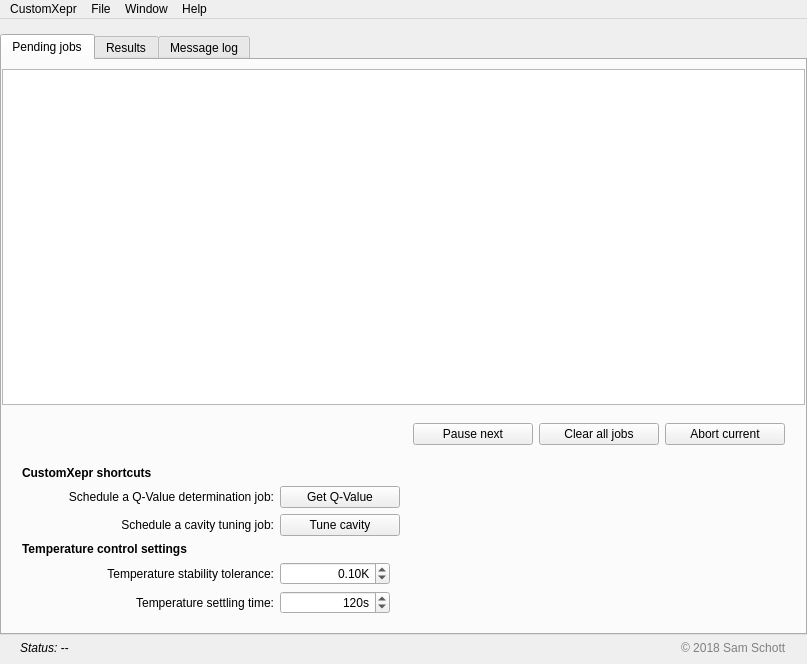
<?xml version="1.0" encoding="UTF-8"?>
<ui version="4.0">
 <class>MainWindow</class>
 <widget class="QMainWindow" name="MainWindow">
  <property name="geometry">
   <rect>
    <x>0</x>
    <y>0</y>
    <width>807</width>
    <height>664</height>
   </rect>
  </property>
  <property name="palette">
   <palette>
    <active>
     <colorrole role="AlternateBase">
      <brush brushstyle="SolidPattern">
       <color alpha="255">
        <red>241</red>
        <green>243</green>
        <blue>243</blue>
       </color>
      </brush>
     </colorrole>
    </active>
    <inactive>
     <colorrole role="AlternateBase">
      <brush brushstyle="SolidPattern">
       <color alpha="255">
        <red>241</red>
        <green>243</green>
        <blue>243</blue>
       </color>
      </brush>
     </colorrole>
    </inactive>
    <disabled>
     <colorrole role="AlternateBase">
      <brush brushstyle="SolidPattern">
       <color alpha="255">
        <red>241</red>
        <green>243</green>
        <blue>243</blue>
       </color>
      </brush>
     </colorrole>
    </disabled>
   </palette>
  </property>
  <property name="windowTitle">
   <string>CustomXepr</string>
  </property>
  <property name="unifiedTitleAndToolBarOnMac">
   <bool>false</bool>
  </property>
  <widget class="QWidget" name="centralwidget">
   <layout class="QGridLayout" name="gridLayout">
    <property name="leftMargin">
     <number>0</number>
    </property>
    <property name="topMargin">
     <number>15</number>
    </property>
    <property name="rightMargin">
     <number>0</number>
    </property>
    <property name="bottomMargin">
     <number>9</number>
    </property>
    <item row="0" column="0" colspan="4">
     <widget class="QTabWidget" name="tabWidget">
      <property name="styleSheet">
       <string notr="true">QTabWidget::tab-bar
{
	alignment: center;
} 
</string>
      </property>
      <property name="currentIndex">
       <number>0</number>
      </property>
      <widget class="QWidget" name="tab">
       <attribute name="title">
        <string>Pending jobs</string>
       </attribute>
       <layout class="QGridLayout" name="gridLayout_4">
        <property name="leftMargin">
         <number>0</number>
        </property>
        <property name="rightMargin">
         <number>0</number>
        </property>
        <item row="1" column="0">
         <layout class="QGridLayout" name="gridLayout_12">
          <property name="leftMargin">
           <number>20</number>
          </property>
          <property name="topMargin">
           <number>12</number>
          </property>
          <property name="rightMargin">
           <number>20</number>
          </property>
          <property name="bottomMargin">
           <number>0</number>
          </property>
          <item row="0" column="0">
           <spacer name="horizontalSpacer_2">
            <property name="orientation">
             <enum>Qt::Horizontal</enum>
            </property>
            <property name="sizeHint" stdset="0">
             <size>
              <width>40</width>
              <height>20</height>
             </size>
            </property>
           </spacer>
          </item>
          <item row="0" column="1">
           <widget class="QPushButton" name="pauseButton">
            <property name="minimumSize">
             <size>
              <width>120</width>
              <height>0</height>
             </size>
            </property>
            <property name="maximumSize">
             <size>
              <width>120</width>
              <height>16777215</height>
             </size>
            </property>
            <property name="toolTip">
             <string>&lt;html&gt;&lt;head/&gt;&lt;body&gt;&lt;p&gt;Pause after the current job has been executed. &lt;/p&gt;&lt;/body&gt;&lt;/html&gt;</string>
            </property>
            <property name="text">
             <string>Pause next</string>
            </property>
           </widget>
          </item>
          <item row="0" column="3">
           <widget class="QPushButton" name="abortButton">
            <property name="minimumSize">
             <size>
              <width>120</width>
              <height>0</height>
             </size>
            </property>
            <property name="maximumSize">
             <size>
              <width>120</width>
              <height>16777215</height>
             </size>
            </property>
            <property name="toolTip">
             <string>&lt;html&gt;&lt;head/&gt;&lt;body&gt;&lt;p&gt;Abort the current job, move on to the next.&lt;/p&gt;&lt;/body&gt;&lt;/html&gt;</string>
            </property>
            <property name="text">
             <string>Abort current</string>
            </property>
           </widget>
          </item>
          <item row="0" column="2">
           <widget class="QPushButton" name="clearButton">
            <property name="minimumSize">
             <size>
              <width>120</width>
              <height>0</height>
             </size>
            </property>
            <property name="maximumSize">
             <size>
              <width>120</width>
              <height>16777215</height>
             </size>
            </property>
            <property name="toolTip">
             <string>&lt;html&gt;&lt;head/&gt;&lt;body&gt;&lt;p&gt;Clear all pending jobs.&lt;/p&gt;&lt;/body&gt;&lt;/html&gt;</string>
            </property>
            <property name="text">
             <string>Clear all jobs</string>
            </property>
           </widget>
          </item>
         </layout>
        </item>
        <item row="2" column="0">
         <layout class="QGridLayout" name="gridLayout_11" columnstretch="1,2">
          <property name="leftMargin">
           <number>20</number>
          </property>
          <property name="topMargin">
           <number>15</number>
          </property>
          <property name="rightMargin">
           <number>20</number>
          </property>
          <property name="bottomMargin">
           <number>10</number>
          </property>
          <item row="4" column="0">
           <widget class="QLabel" name="labelT_tolerance">
            <property name="sizePolicy">
             <sizepolicy hsizetype="Expanding" vsizetype="Preferred">
              <horstretch>0</horstretch>
              <verstretch>0</verstretch>
             </sizepolicy>
            </property>
            <property name="toolTip">
             <string>&lt;html&gt;&lt;head/&gt;&lt;body&gt;&lt;p&gt;Maximum fluctuations allowed for the temperature to be considered stable.&lt;/p&gt;&lt;/body&gt;&lt;/html&gt;</string>
            </property>
            <property name="text">
             <string>Temperature stability tolerance:</string>
            </property>
            <property name="alignment">
             <set>Qt::AlignRight|Qt::AlignTrailing|Qt::AlignVCenter</set>
            </property>
           </widget>
          </item>
          <item row="5" column="0">
           <widget class="QLabel" name="labelT_settling">
            <property name="sizePolicy">
             <sizepolicy hsizetype="Expanding" vsizetype="Preferred">
              <horstretch>0</horstretch>
              <verstretch>0</verstretch>
             </sizepolicy>
            </property>
            <property name="toolTip">
             <string>&lt;html&gt;&lt;head/&gt;&lt;body&gt;&lt;p&gt;Settling time for the temperature after fluctuations are within the tolerance.&lt;/p&gt;&lt;/body&gt;&lt;/html&gt;</string>
            </property>
            <property name="text">
             <string>Temperature settling time:</string>
            </property>
            <property name="alignment">
             <set>Qt::AlignRight|Qt::AlignTrailing|Qt::AlignVCenter</set>
            </property>
           </widget>
          </item>
          <item row="5" column="1" alignment="Qt::AlignLeft">
           <widget class="ScienDSpinBox" name="lineEditT_settling">
            <property name="minimumSize">
             <size>
              <width>110</width>
              <height>0</height>
             </size>
            </property>
            <property name="maximumSize">
             <size>
              <width>110</width>
              <height>16777215</height>
             </size>
            </property>
            <property name="toolTip">
             <string>&lt;html&gt;&lt;head/&gt;&lt;body&gt;&lt;p&gt;Settling time for the temperature after fluctuations are within the tolerance.&lt;/p&gt;&lt;/body&gt;&lt;/html&gt;</string>
            </property>
            <property name="alignment">
             <set>Qt::AlignRight|Qt::AlignTrailing|Qt::AlignVCenter</set>
            </property>
            <property name="suffix">
             <string>s</string>
            </property>
            <property name="decimals">
             <number>0</number>
            </property>
            <property name="maximum">
             <double>99999.000000000000000</double>
            </property>
            <property name="value">
             <double>120.000000000000000</double>
            </property>
           </widget>
          </item>
          <item row="1" column="0">
           <widget class="QLabel" name="label_3">
            <property name="text">
             <string>Schedule a Q-Value determination job:</string>
            </property>
            <property name="alignment">
             <set>Qt::AlignRight|Qt::AlignTrailing|Qt::AlignVCenter</set>
            </property>
           </widget>
          </item>
          <item row="4" column="1" alignment="Qt::AlignLeft">
           <widget class="ScienDSpinBox" name="lineEditT_tolerance">
            <property name="minimumSize">
             <size>
              <width>110</width>
              <height>0</height>
             </size>
            </property>
            <property name="maximumSize">
             <size>
              <width>110</width>
              <height>16777215</height>
             </size>
            </property>
            <property name="toolTip">
             <string>&lt;html&gt;&lt;head/&gt;&lt;body&gt;&lt;p&gt;Maximum fluctuations allowed for the temperature to be considered stable.&lt;/p&gt;&lt;/body&gt;&lt;/html&gt;</string>
            </property>
            <property name="alignment">
             <set>Qt::AlignRight|Qt::AlignTrailing|Qt::AlignVCenter</set>
            </property>
            <property name="suffix">
             <string>K</string>
            </property>
            <property name="maximum">
             <double>5.000000000000000</double>
            </property>
            <property name="value">
             <double>0.100000000000000</double>
            </property>
           </widget>
          </item>
          <item row="2" column="0">
           <widget class="QLabel" name="label_4">
            <property name="text">
             <string>Schedule a cavity tuning job:</string>
            </property>
            <property name="alignment">
             <set>Qt::AlignRight|Qt::AlignTrailing|Qt::AlignVCenter</set>
            </property>
           </widget>
          </item>
          <item row="0" column="0" colspan="2">
           <widget class="QLabel" name="labelCustomXeprControl">
            <property name="font">
             <font>
              <weight>75</weight>
              <bold>true</bold>
             </font>
            </property>
            <property name="text">
             <string>CustomXepr shortcuts</string>
            </property>
           </widget>
          </item>
          <item row="3" column="0" colspan="2">
           <widget class="QLabel" name="labelTempControl">
            <property name="font">
             <font>
              <weight>75</weight>
              <bold>true</bold>
             </font>
            </property>
            <property name="text">
             <string>Temperature control settings</string>
            </property>
           </widget>
          </item>
          <item row="1" column="1" alignment="Qt::AlignLeft">
           <widget class="QPushButton" name="qValueButton">
            <property name="minimumSize">
             <size>
              <width>120</width>
              <height>0</height>
             </size>
            </property>
            <property name="maximumSize">
             <size>
              <width>120</width>
              <height>16777215</height>
             </size>
            </property>
            <property name="text">
             <string>Get Q-Value</string>
            </property>
           </widget>
          </item>
          <item row="2" column="1" alignment="Qt::AlignLeft">
           <widget class="QPushButton" name="tuneButton">
            <property name="minimumSize">
             <size>
              <width>120</width>
              <height>0</height>
             </size>
            </property>
            <property name="maximumSize">
             <size>
              <width>120</width>
              <height>16777215</height>
             </size>
            </property>
            <property name="text">
             <string>Tune cavity</string>
            </property>
           </widget>
          </item>
         </layout>
        </item>
        <item row="0" column="0">
         <widget class="QTreeView" name="jobQueueDisplay">
          <property name="frameShape">
           <enum>QFrame::StyledPanel</enum>
          </property>
          <property name="editTriggers">
           <set>QAbstractItemView::NoEditTriggers</set>
          </property>
          <property name="alternatingRowColors">
           <bool>true</bool>
          </property>
          <property name="selectionMode">
           <enum>QAbstractItemView::ExtendedSelection</enum>
          </property>
          <property name="indentation">
           <number>0</number>
          </property>
          <property name="uniformRowHeights">
           <bool>true</bool>
          </property>
         </widget>
        </item>
       </layout>
      </widget>
      <widget class="QWidget" name="tab_2">
       <attribute name="title">
        <string>Results</string>
       </attribute>
       <layout class="QGridLayout" name="gridLayout_6">
        <property name="leftMargin">
         <number>0</number>
        </property>
        <property name="rightMargin">
         <number>0</number>
        </property>
        <item row="0" column="0">
         <widget class="QTreeView" name="resultQueueDisplay">
          <property name="editTriggers">
           <set>QAbstractItemView::NoEditTriggers</set>
          </property>
          <property name="alternatingRowColors">
           <bool>true</bool>
          </property>
          <property name="selectionMode">
           <enum>QAbstractItemView::ExtendedSelection</enum>
          </property>
          <property name="uniformRowHeights">
           <bool>true</bool>
          </property>
         </widget>
        </item>
        <item row="1" column="0">
         <layout class="QGridLayout" name="gridLayout_2">
          <property name="leftMargin">
           <number>20</number>
          </property>
          <property name="topMargin">
           <number>15</number>
          </property>
          <property name="rightMargin">
           <number>20</number>
          </property>
          <property name="bottomMargin">
           <number>10</number>
          </property>
          <item row="0" column="0">
           <widget class="QCheckBox" name="plotCheckBox">
            <property name="text">
             <string>Plot results automatically</string>
            </property>
            <property name="checked">
             <bool>true</bool>
            </property>
           </widget>
          </item>
         </layout>
        </item>
       </layout>
      </widget>
      <widget class="QWidget" name="tab_3">
       <attribute name="title">
        <string>Message log</string>
       </attribute>
       <layout class="QGridLayout" name="gridLayout_5">
        <property name="leftMargin">
         <number>0</number>
        </property>
        <property name="rightMargin">
         <number>0</number>
        </property>
        <item row="1" column="0">
         <layout class="QGridLayout" name="gridLayout_9" columnstretch="1,2">
          <property name="leftMargin">
           <number>20</number>
          </property>
          <property name="topMargin">
           <number>15</number>
          </property>
          <property name="rightMargin">
           <number>20</number>
          </property>
          <property name="bottomMargin">
           <number>10</number>
          </property>
          <item row="4" column="1">
           <widget class="QRadioButton" name="radioButtonInfoMail">
            <property name="text">
             <string>Infos</string>
            </property>
            <attribute name="buttonGroup">
             <string notr="true">bG</string>
            </attribute>
           </widget>
          </item>
          <item row="2" column="1">
           <widget class="QRadioButton" name="radioButtonErrorMail">
            <property name="text">
             <string>Errors</string>
            </property>
            <attribute name="buttonGroup">
             <string notr="true">bG</string>
            </attribute>
           </widget>
          </item>
          <item row="3" column="1">
           <widget class="QRadioButton" name="radioButtonWarningMail">
            <property name="text">
             <string>Warnings (default)</string>
            </property>
            <property name="checked">
             <bool>true</bool>
            </property>
            <attribute name="buttonGroup">
             <string notr="true">bG</string>
            </attribute>
           </widget>
          </item>
          <item row="5" column="1">
           <widget class="QRadioButton" name="radioButtonNoMail">
            <property name="text">
             <string>Silent</string>
            </property>
            <attribute name="buttonGroup">
             <string notr="true">bG</string>
            </attribute>
           </widget>
          </item>
          <item row="1" column="1" alignment="Qt::AlignLeft">
           <widget class="QLineEdit" name="lineEditEmailList">
            <property name="sizePolicy">
             <sizepolicy hsizetype="Preferred" vsizetype="Fixed">
              <horstretch>0</horstretch>
              <verstretch>0</verstretch>
             </sizepolicy>
            </property>
            <property name="minimumSize">
             <size>
              <width>300</width>
              <height>0</height>
             </size>
            </property>
            <property name="maximumSize">
             <size>
              <width>300</width>
              <height>16777215</height>
             </size>
            </property>
            <property name="toolTip">
             <string>&lt;html&gt;&lt;head/&gt;&lt;body&gt;&lt;p&gt;Comma seperated list of addresses that notification emails will be sent to.&lt;/p&gt;&lt;/body&gt;&lt;/html&gt;</string>
            </property>
           </widget>
          </item>
          <item row="1" column="0">
           <widget class="QLabel" name="label">
            <property name="text">
             <string>Email addresses:</string>
            </property>
            <property name="alignment">
             <set>Qt::AlignRight|Qt::AlignTrailing|Qt::AlignVCenter</set>
            </property>
           </widget>
          </item>
          <item row="0" column="0" colspan="2">
           <widget class="QLabel" name="labelEmailSettings">
            <property name="sizePolicy">
             <sizepolicy hsizetype="Preferred" vsizetype="Preferred">
              <horstretch>0</horstretch>
              <verstretch>0</verstretch>
             </sizepolicy>
            </property>
            <property name="font">
             <font>
              <weight>75</weight>
              <bold>true</bold>
             </font>
            </property>
            <property name="text">
             <string>Email notifications settings</string>
            </property>
           </widget>
          </item>
          <item row="2" column="0" rowspan="4">
           <widget class="QLabel" name="label_2">
            <property name="text">
             <string>Notification level:</string>
            </property>
            <property name="alignment">
             <set>Qt::AlignRight|Qt::AlignTop|Qt::AlignTrailing</set>
            </property>
           </widget>
          </item>
         </layout>
        </item>
        <item row="0" column="0">
         <widget class="QTreeView" name="messageLogDisplay">
          <property name="frameShape">
           <enum>QFrame::StyledPanel</enum>
          </property>
          <property name="editTriggers">
           <set>QAbstractItemView::NoEditTriggers</set>
          </property>
          <property name="alternatingRowColors">
           <bool>true</bool>
          </property>
          <property name="selectionMode">
           <enum>QAbstractItemView::ExtendedSelection</enum>
          </property>
          <property name="uniformRowHeights">
           <bool>true</bool>
          </property>
         </widget>
        </item>
       </layout>
      </widget>
     </widget>
    </item>
    <item row="2" column="0" rowspan="3" colspan="4">
     <layout class="QGridLayout" name="gridLayout_8">
      <property name="leftMargin">
       <number>20</number>
      </property>
      <property name="rightMargin">
       <number>20</number>
      </property>
      <item row="0" column="0">
       <widget class="QLabel" name="statusField">
        <property name="font">
         <font>
          <italic>true</italic>
         </font>
        </property>
        <property name="text">
         <string>Status: --</string>
        </property>
       </widget>
      </item>
      <item row="0" column="1" alignment="Qt::AlignRight">
       <widget class="QLabel" name="labelCopyRight">
        <property name="styleSheet">
         <string notr="true">color: grey</string>
        </property>
        <property name="text">
         <string>© 2018 Sam Schott</string>
        </property>
       </widget>
      </item>
     </layout>
    </item>
   </layout>
  </widget>
  <widget class="QMenuBar" name="menubar">
   <property name="geometry">
    <rect>
     <x>0</x>
     <y>0</y>
     <width>807</width>
     <height>22</height>
    </rect>
   </property>
   <widget class="QMenu" name="menu_CustomXepr">
    <property name="geometry">
     <rect>
      <x>199</x>
      <y>131</y>
      <width>168</width>
      <height>96</height>
     </rect>
    </property>
    <property name="title">
     <string>CustomXepr</string>
    </property>
    <addaction name="action_About"/>
    <addaction name="separator"/>
    <addaction name="action_Exit"/>
   </widget>
   <widget class="QMenu" name="menu_Files">
    <property name="title">
     <string>File</string>
    </property>
    <addaction name="actionShow_log_files"/>
   </widget>
   <widget class="QMenu" name="menuWindow">
    <property name="title">
     <string>Window</string>
    </property>
    <addaction name="actionMinimize"/>
    <addaction name="actionZoom"/>
   </widget>
   <widget class="QMenu" name="menuHelp">
    <property name="title">
     <string>Help</string>
    </property>
    <addaction name="actionCustomXepr_Help"/>
    <addaction name="separator"/>
    <addaction name="actionXeprAPI_Help"/>
   </widget>
   <addaction name="menu_CustomXepr"/>
   <addaction name="menu_Files"/>
   <addaction name="menuWindow"/>
   <addaction name="menuHelp"/>
  </widget>
  <action name="action_About">
   <property name="text">
    <string>&amp;About CustomXepr...</string>
   </property>
   <property name="menuRole">
    <enum>QAction::NoRole</enum>
   </property>
   <property name="iconVisibleInMenu">
    <bool>false</bool>
   </property>
  </action>
  <action name="action_Exit">
   <property name="text">
    <string>&amp;Quit CustomXepr</string>
   </property>
   <property name="menuRole">
    <enum>QAction::NoRole</enum>
   </property>
   <property name="iconVisibleInMenu">
    <bool>false</bool>
   </property>
  </action>
  <action name="actionShow_log_files">
   <property name="text">
    <string>Show log files...</string>
   </property>
   <property name="iconVisibleInMenu">
    <bool>false</bool>
   </property>
  </action>
  <action name="actionMinimize">
   <property name="text">
    <string>Minimize</string>
   </property>
   <property name="shortcut">
    <string>Ctrl+M</string>
   </property>
  </action>
  <action name="actionBring_all_to_front">
   <property name="text">
    <string>Bring all to front</string>
   </property>
  </action>
  <action name="actionZoom">
   <property name="text">
    <string>Zoom</string>
   </property>
  </action>
  <action name="actionXeprAPI_Help">
   <property name="text">
    <string>XeprAPI Help...</string>
   </property>
  </action>
  <action name="actionCustomXepr_Help">
   <property name="text">
    <string>CustomXepr Help...</string>
   </property>
  </action>
 </widget>
 <customwidgets>
  <customwidget>
   <class>ScienDSpinBox</class>
   <extends>QDoubleSpinBox</extends>
   <header>customxepr.utils.scientific_spinbox.h</header>
  </customwidget>
 </customwidgets>
 <tabstops>
  <tabstop>tabWidget</tabstop>
  <tabstop>pauseButton</tabstop>
  <tabstop>clearButton</tabstop>
  <tabstop>abortButton</tabstop>
  <tabstop>qValueButton</tabstop>
  <tabstop>tuneButton</tabstop>
  <tabstop>lineEditT_tolerance</tabstop>
  <tabstop>lineEditT_settling</tabstop>
  <tabstop>lineEditEmailList</tabstop>
  <tabstop>radioButtonErrorMail</tabstop>
  <tabstop>radioButtonWarningMail</tabstop>
  <tabstop>radioButtonInfoMail</tabstop>
  <tabstop>radioButtonNoMail</tabstop>
 </tabstops>
 <resources/>
 <connections>
  <connection>
   <sender>actionMinimize</sender>
   <signal>triggered()</signal>
   <receiver>MainWindow</receiver>
   <slot>showMinimized()</slot>
   <hints>
    <hint type="sourcelabel">
     <x>-1</x>
     <y>-1</y>
    </hint>
    <hint type="destinationlabel">
     <x>403</x>
     <y>331</y>
    </hint>
   </hints>
  </connection>
  <connection>
   <sender>actionZoom</sender>
   <signal>triggered()</signal>
   <receiver>MainWindow</receiver>
   <slot>showMaximized()</slot>
   <hints>
    <hint type="sourcelabel">
     <x>-1</x>
     <y>-1</y>
    </hint>
    <hint type="destinationlabel">
     <x>403</x>
     <y>331</y>
    </hint>
   </hints>
  </connection>
 </connections>
 <buttongroups>
  <buttongroup name="bG"/>
 </buttongroups>
</ui>
